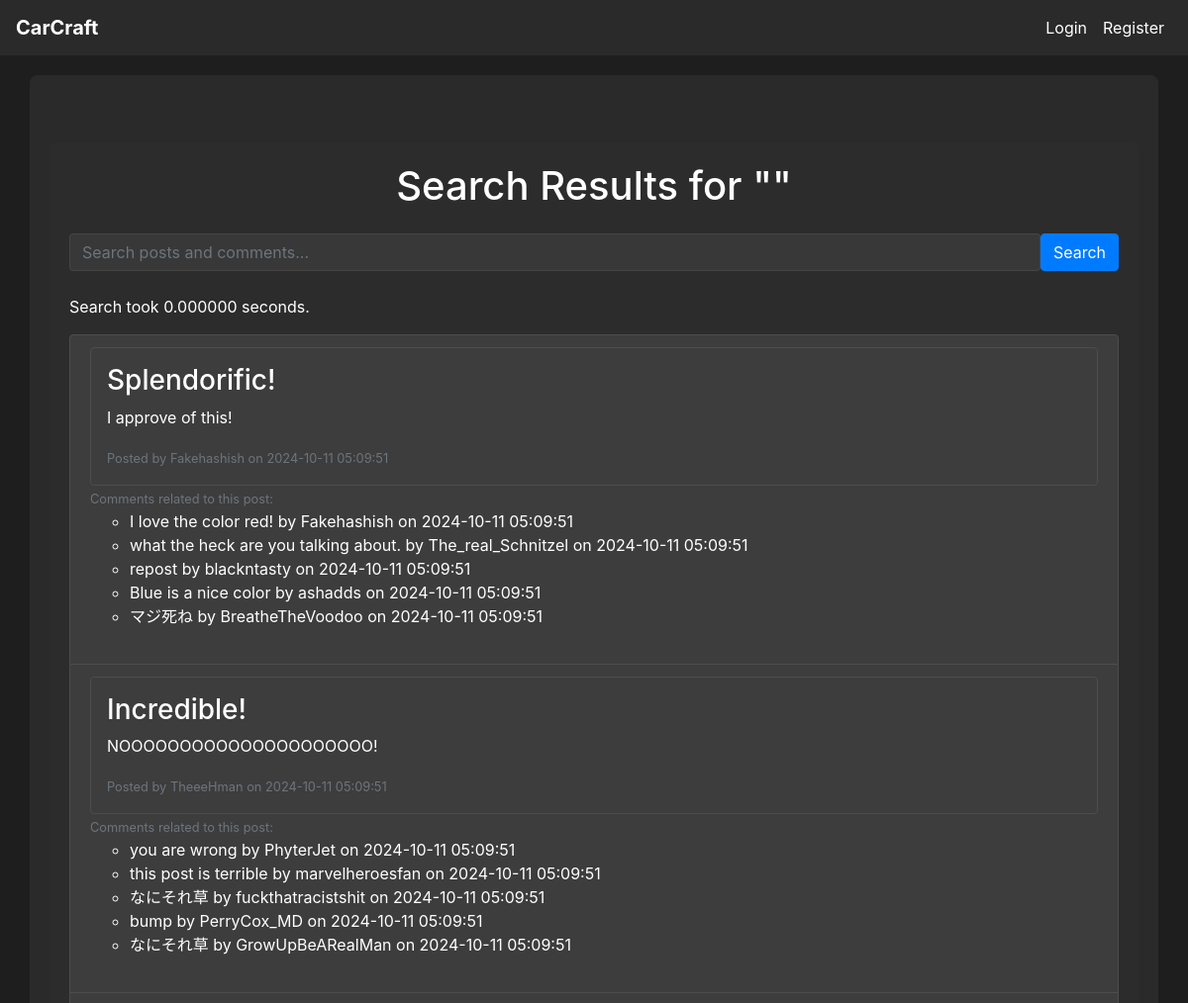
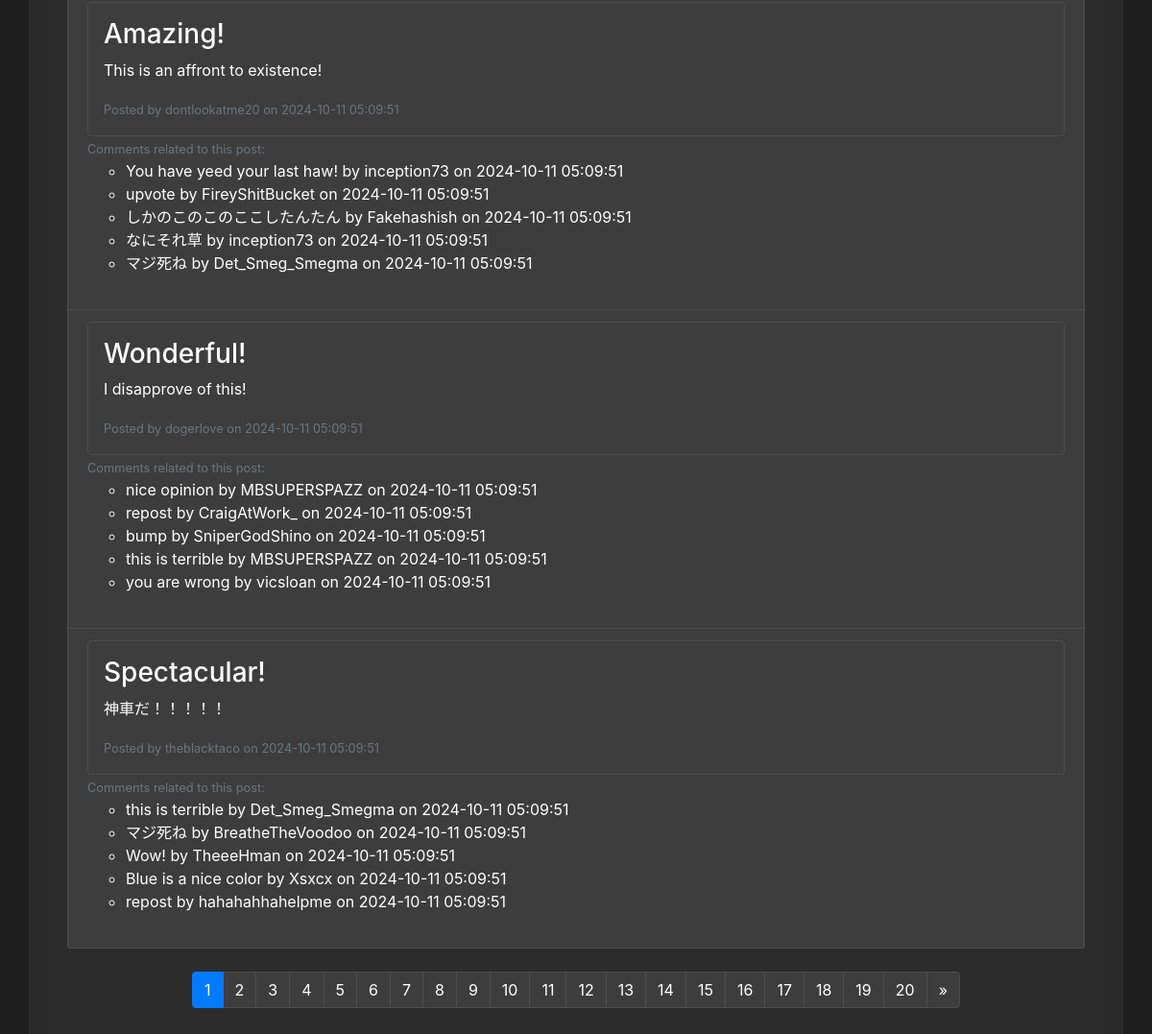
Screenshot of /search with the database file from the repository (2 pictures, top to bottom).
### tables this page shows
CREATE TABLE post (
    post_id INTEGER PRIMARY KEY AUTOINCREMENT,
    customization_id INTEGER,
    user_id INTEGER NOT NULL,
    title VARCHAR(255) NOT NULL,
    description TEXT,
    category TEXT,
    created_at DATETIME DEFAULT CURRENT_TIMESTAMP,
    FOREIGN KEY (customization_id) REFERENCES customization(customization_id),
    FOREIGN KEY (user_id) REFERENCES user(user_id)
);

CREATE TABLE comment (
    comment_id INTEGER PRIMARY KEY AUTOINCREMENT,
    post_id INTEGER NOT NULL,
    user_id INTEGER NOT NULL,
    content TEXT NOT NULL,
    created_at DATETIME DEFAULT CURRENT_TIMESTAMP,
    FOREIGN KEY (post_id) REFERENCES post(post_id),
    FOREIGN KEY (user_id) REFERENCES user(user_id)
);

CREATE TABLE user (
    user_id INTEGER PRIMARY KEY AUTOINCREMENT,
    username VARCHAR(64) NOT NULL,
    email VARCHAR(100) NOT NULL,
    password_hash VARCHAR(255) NOT NULL,
    created_at DATETIME DEFAULT CURRENT_TIMESTAMP,
    admin INTEGER DEFAULT 0
);

### app.py (the view)
@app.route('/search', methods=['GET'])
def search():
    query = request.args.get('query', '')
    page = request.args.get('page', 1, type=int)  # Get the current page number from the request
    per_page = 5  # Set the number of posts per page
    conn = get_db_connection()
    start_time = time.time()
    total_posts_query = conn.execute('''
        SELECT COUNT(DISTINCT p.post_id)
        FROM post p
        JOIN user u ON p.user_id = u.user_id
        LEFT JOIN comment c ON p.post_id = c.post_id
        WHERE p.title LIKE ? OR p.description LIKE ? OR c.content LIKE ?
    ''', (f'%{query}%', f'%{query}%', f'%{query}%')).fetchone()
    total_posts = total_posts_query[0]
    total_pages = (total_posts + per_page - 1) // per_page  # Calculate total pages
    posts = conn.execute('''
        SELECT DISTINCT p.post_id, p.title, p.description, p.created_at, u.username
        FROM post p
        JOIN user u ON p.user_id = u.user_id
        LEFT JOIN comment c ON p.post_id = c.post_id
        WHERE p.title LIKE ? OR p.description LIKE ? OR c.content LIKE ?
        LIMIT ? OFFSET ?
    ''', (f'%{query}%', f'%{query}%', f'%{query}%', per_page, (page - 1) * per_page)).fetchall()
    comments = conn.execute('''
        SELECT c.content, c.created_at, c.post_id, u.username
        FROM comment c
        JOIN user u ON c.user_id = u.user_id
        WHERE c.content LIKE ?
    ''', (f'%{query}%',)).fetchall()
    end_time = time.time()
    searchTime = f"{end_time - start_time:0.6f}"
    conn.close()
    return render_template('search_results.html', posts=posts, query=query, comments=comments, page=page, total_pages=total_pages, search_time=searchTime)

### app.py (called while the page is built)
def get_db_connection():
    conn = sqlite3.connect(DATABASE)
    conn.row_factory = sqlite3.Row  # This enables column access by name: row['column_name']
    return conn

### templates/search_results.html (shortened to what this page needs)
{% extends "base.html" %}
{% block content %}
<div class="container mt-5">
    <h1 class="text-center mb-4">Search Results for "{{ query }}"</h1>
    <form method="GET" action="{{ url_for('search') }}" class="mb-4 d-flex">
        <input type="text" name="query" placeholder="Search posts and comments..." class="form-control me-2" required>
        <button type="submit" class="btn btn-primary">Search</button>
    </form>
    {% if search_time %}
    <p> Search took {{ search_time }} seconds.</p>
    {% endif %}
    {% if posts %}
        <ul class="list-group">
            {% for post in posts %}
                <li class="list-group-item">
                    <a href="{{ url_for('view_post', post_id=post.post_id) }}" class="text-decoration-none">
                        <div class="p-3 border rounded">
                            <h3>{{ post.title }}</h3>
                            <p>{{ post.description }}</p>
                            <small class="text-muted">Posted by {{ post.username }} on {{ post.created_at }}</small>
                        </div>
                    </a>
                    {% set post_comments = comments | selectattr('post_id', 'equalto', post.post_id) | list %}
                    {% if post_comments %}
                        <small class="text-muted">Comments related to this post:</small>
                        <ul>
                            {% for comment in post_comments %}
                                <li>{{ comment.content }} by {{ comment.username }} on {{ comment.created_at }}</li>
                            {% endfor %}
                        </ul>
                    {% endif %}
                    <br>
                </li>
            {% endfor %}
        </ul>
        <nav aria-label="Page navigation">
            <ul class="pagination justify-content-center mt-4">
                {% for p in range(1, total_pages + 1) %}
                    <li class="page-item {% if p == page %}active{% endif %}">
                        <a class="page-link" href="{{ url_for('search', query=query, page=p) }}">{{ p }}</a>
                    </li>
                {% endfor %}
                {% if page < total_pages %}
                    <li class="page-item">
                        <a class="page-link" href="{{ url_for('search', query=query, page=page+1) }}" aria-label="Next">
                            <span aria-hidden="true">&raquo;</span>
                        </a>
                    </li>
                {% endif %}
            </ul>
        </nav>
    {% else %}
        <p class="text-center">No matching posts found.</p>
    {% endif %}
</div>
{% endblock %}

### static/css/style.css (style rules this page uses)
body { background-color: #1e1e1e; color: #ffffff; }
.container { background-color: rgba(45, 45, 45, 0.8); border-radius: 8px; padding: 20px; margin-top: 20px; position: relative }
h1, h2, h3, h4, h5, h6 { color: #ffffff; }
.list-group-item { background-color: #3d3d3d; color: #ffffff; border-color: #4d4d4d; transition: background-color 0.2s ease; }
.list-group-item a { display: block; color: inherit; }
.btn-primary { background-color: #007bff; border-color: #007bff; }
.border { border-color: #4d4d4d !important; }
.page-link { background-color: #3d3d3d; border-color: #4d4d4d; color: #ffffff; }
input, select, textarea { background-color: #3d3d3d; border-color: #4d4d4d; color: #ffffff; }
.form-control { background-color: rgba(61, 61, 61, 0.8); border-color: rgba(77, 77, 77, 0.8); color: #ffffff; }
a { color: #007bff; }
.list-group-item { position: relative; }

### rows the page displays
post: title "Splendorific!", description "I approve of this!", username "Fakehashish", created_at "2024-10-11 05:09:51"
comment: content "I love the color red!", username "Fakehashish", created_at "2024-10-11 05:09:51"
comment: content "what the heck are you talking about.", username "The_real_Schnitzel", created_at "2024-10-11 05:09:51"
comment: content "repost", username "blackntasty", created_at "2024-10-11 05:09:51"
comment: content "Blue is a nice color", username "ashadds", created_at "2024-10-11 05:09:51"
comment: content "マジ死ね", username "BreatheTheVoodoo", created_at "2024-10-11 05:09:51"
post: title "Incredible!", description "NOOOOOOOOOOOOOOOOOOOOO!", username "TheeeHman", created_at "2024-10-11 05:09:51"
comment: content "you are wrong", username "PhyterJet", created_at "2024-10-11 05:09:51"
comment: content "this post is terrible", username "marvelheroesfan", created_at "2024-10-11 05:09:51"
comment: content "なにそれ草", username "fuckthatracistshit", created_at "2024-10-11 05:09:51"
comment: content "bump", username "PerryCox_MD", created_at "2024-10-11 05:09:51"
comment: content "なにそれ草", username "GrowUpBeARealMan", created_at "2024-10-11 05:09:51"
post: title "Amazing!", description "This is an affront to existence!", username "dontlookatme20", created_at "2024-10-11 05:09:51"
comment: content "You have yeed your last haw!", username "inception73", created_at "2024-10-11 05:09:51"
comment: content "upvote", username "FireyShitBucket", created_at "2024-10-11 05:09:51"
comment: content "しかのこのこのここしたんたん", username "Fakehashish", created_at "2024-10-11 05:09:51"
comment: content "なにそれ草", username "inception73", created_at "2024-10-11 05:09:51"
comment: content "マジ死ね", username "Det_Smeg_Smegma", created_at "2024-10-11 05:09:51"
post: title "Wonderful!", description "I disapprove of this!", username "dogerlove", created_at "2024-10-11 05:09:51"
comment: content "nice opinion", username "MBSUPERSPAZZ", created_at "2024-10-11 05:09:51"
comment: content "repost", username "CraigAtWork_", created_at "2024-10-11 05:09:51"
comment: content "bump", username "SniperGodShino", created_at "2024-10-11 05:09:51"
comment: content "this is terrible", username "MBSUPERSPAZZ", created_at "2024-10-11 05:09:51"
comment: content "you are wrong", username "vicsloan", created_at "2024-10-11 05:09:51"
post: title "Spectacular!", description "神車だ！！！！！", username "theblacktaco", created_at "2024-10-11 05:09:51"
comment: content "this is terrible", username "Det_Smeg_Smegma", created_at "2024-10-11 05:09:51"
comment: content "マジ死ね", username "BreatheTheVoodoo", created_at "2024-10-11 05:09:51"
comment: content "Wow!", username "TheeeHman", created_at "2024-10-11 05:09:51"
comment: content "Blue is a nice color", username "Xsxcx", created_at "2024-10-11 05:09:51"
comment: content "repost", username "hahahahhahelpme", created_at "2024-10-11 05:09:51"

### other values shown
{{ p }} "1" "2" "3" "4" "5" "6" "7" "8" "9" "10" "11" "12" "13" "14" "15" "16" "17" "18" "19" "20"
